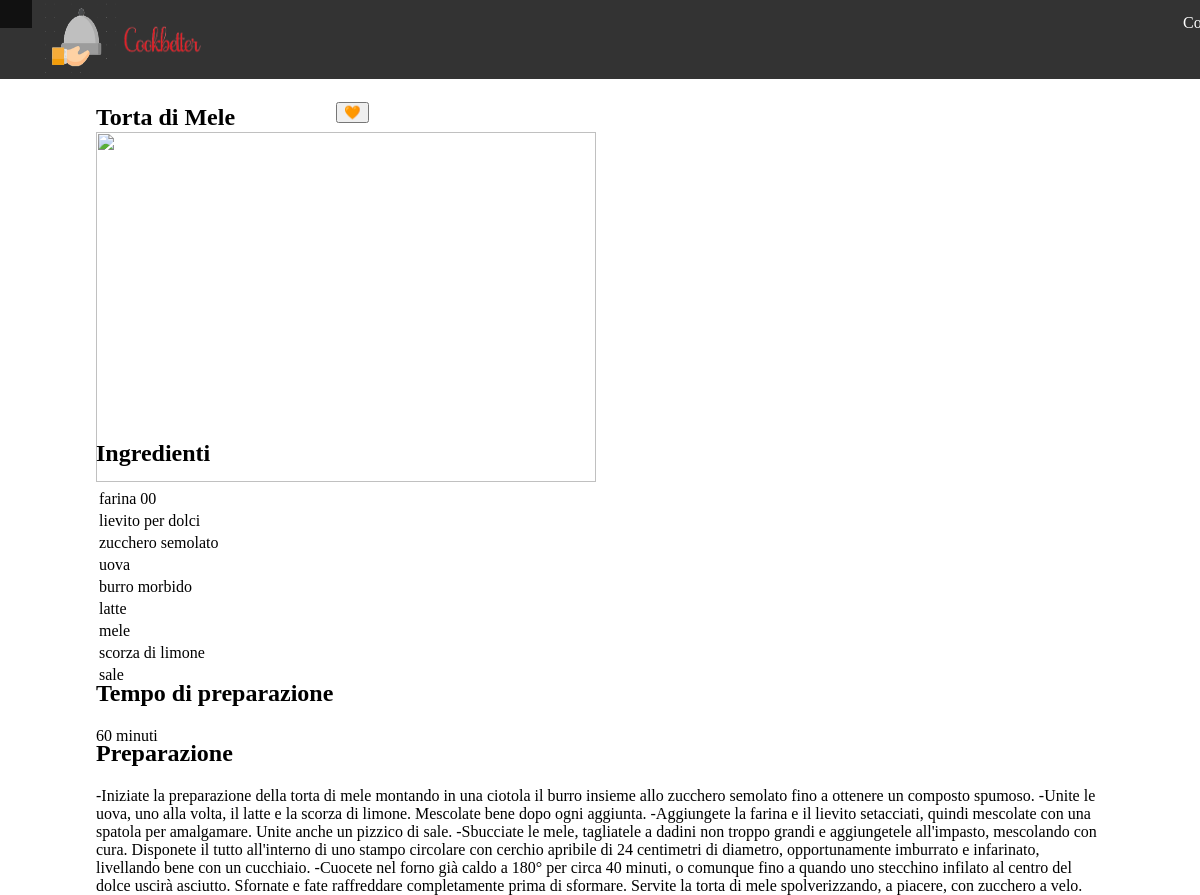
The app's page /php/ricetta.php?ricetta=Torta di Mele with its own data.
### tables this page shows
CREATE TABLE `ingredienti` (
  `ID` int(11) NOT NULL,
  `nome` varchar(50) NOT NULL
);

### php/ricetta.php (the view, shortened to what this page needs)
<!DOCTYPE html>
<html lang="en">
<head>
</head>
<body>
    <ul>
        <li><a class="active" ></a> </li>
        <li><img src="../immagini/logo.png" id ="logo"></li>
        <li><img src="../immagini/scritta.png" id = "cb"> </li>
        <li><a href="mailto:cookbetter@gmail.com" id = "contact">Contact us</a></li>
      </ul>
  <?php
    $servername = "localhost";
    $dbUsername = "cookbetter";
    $dbPassword = "gpF3XgTRN99m";
    $dbname = "my_cookbetter";
    $conn = mysqli_connect($servername, $dbUsername, $dbPassword, $dbname);
$nome=$_GET["ricetta"];
echo("<div id='titolo'><h2>".$nome."</h2></div>");
echo("<button id='bottone' onclick='window.location.href=\"../php/preferito.php\"'>🧡</button>");
$sql="SELECT ricetta.immagine
      FROM ricetta
      WHERE ricetta.nome='".$nome."'";
      $result = mysqli_query($conn, $sql);
      if(mysqli_num_rows($result) > 0){
        $resultt=mysqli_fetch_assoc($result);
        echo("<div id='immagine'><img src=".$resultt["immagine"]." width='500' height='350'></div>");
    }
$sql="SELECT ingredienti.nome
FROM ingredienti INNER JOIN (ricetta INNER JOIN prepara ON ricetta.ID = prepara.IdRicetta) ON ingredienti.ID = prepara.IdIngrediente
WHERE ricetta.nome='".$nome."'";
$result = mysqli_query($conn, $sql);
    if(mysqli_num_rows($result) > 0){
      echo("<div id='ingredienti'><h2>Ingredienti</h2>");
      echo("<table>");
      while($resultt=mysqli_fetch_assoc($result)){
        echo("<tr>
                <td>".$resultt["nome"]."</td>
              </tr>"
            );
      }
      echo("</table></div>");
  }
$sql="SELECT ricetta.tempoprep
      FROM ricetta
      WHERE ricetta.nome='".$nome."'";
      $result = mysqli_query($conn, $sql);
      if(mysqli_num_rows($result) > 0){
        $resultt=mysqli_fetch_assoc($result);
        echo("<div id='tempoprep'><h2>Tempo di preparazione</h2>".$resultt["tempoprep"]." minuti</div>");
    }
$sql="SELECT ricetta.procedimento
      FROM ricetta
      WHERE ricetta.nome='".$nome."'";
      $result = mysqli_query($conn, $sql);
      if(mysqli_num_rows($result) > 0){
        $resultt=mysqli_fetch_assoc($result);
        echo("<div id='procedimento'><h2>Preparazione</h2>".$resultt["procedimento"]."</div>");
    }
  ?>
</body>
</html>

### php/ricetta.php (style rules this page uses)
body { margin:0; }
ul { margin-bottom: 0%; position: fixed; z-index: +100; list-style-type: none; width: 100%; margin: 0; padding: 0; overflow: hidden; background-color: #333; }
li { float: left; margin-bottom: 0%; }
li a { display: block; color: white; text-align: center; padding: 14px 16px; text-decoration: none; }
#cb { width: 90px; height: 60px; margin-top:15px ; }
#logo { width: 85px; height:75px; }
#contact { position:absolute; margin-left: 80%; text-align: center; }
#titolo { position:absolute; margin-left: 8%; margin-top: 7%; }
#bottone { position:absolute; margin-left: 28%; margin-top: 8.5%; }
#immagine { position:absolute; margin-left: 8%; margin-top: 11%; }
#ingredienti { position:absolute; margin-left: 8%; margin-top: 35%; }
#tempoprep { position:absolute; margin-left: 8%; margin-top: 55%; }
#procedimento { position:absolute; margin-left: 8%; margin-top: 60%; margin-right: 8%; }

### records on screen
ingredienti: nome "farina 00"
ingredienti: nome "lievito per dolci"
ingredienti: nome "zucchero semolato"
ingredienti: nome "uova"
ingredienti: nome "burro morbido"
ingredienti: nome "latte"
ingredienti: nome "mele"
ingredienti: nome "scorza di limone"
ingredienti: nome "sale"

### other values on screen
$nome "Torta di Mele"
$resultt["tempoprep"] "60"
